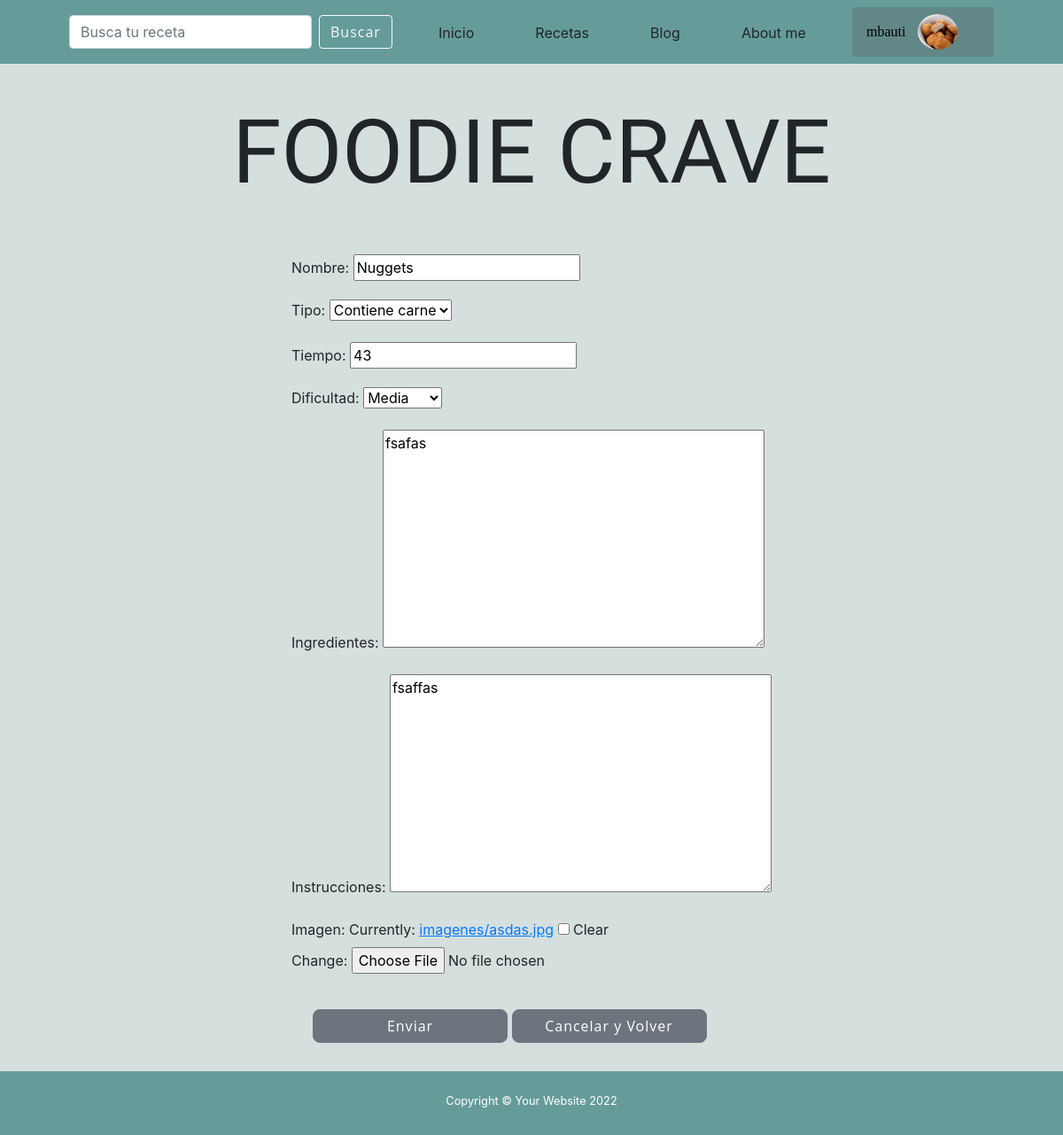
Page /recetas/editar/15/ (signed in) on the earlier database version.
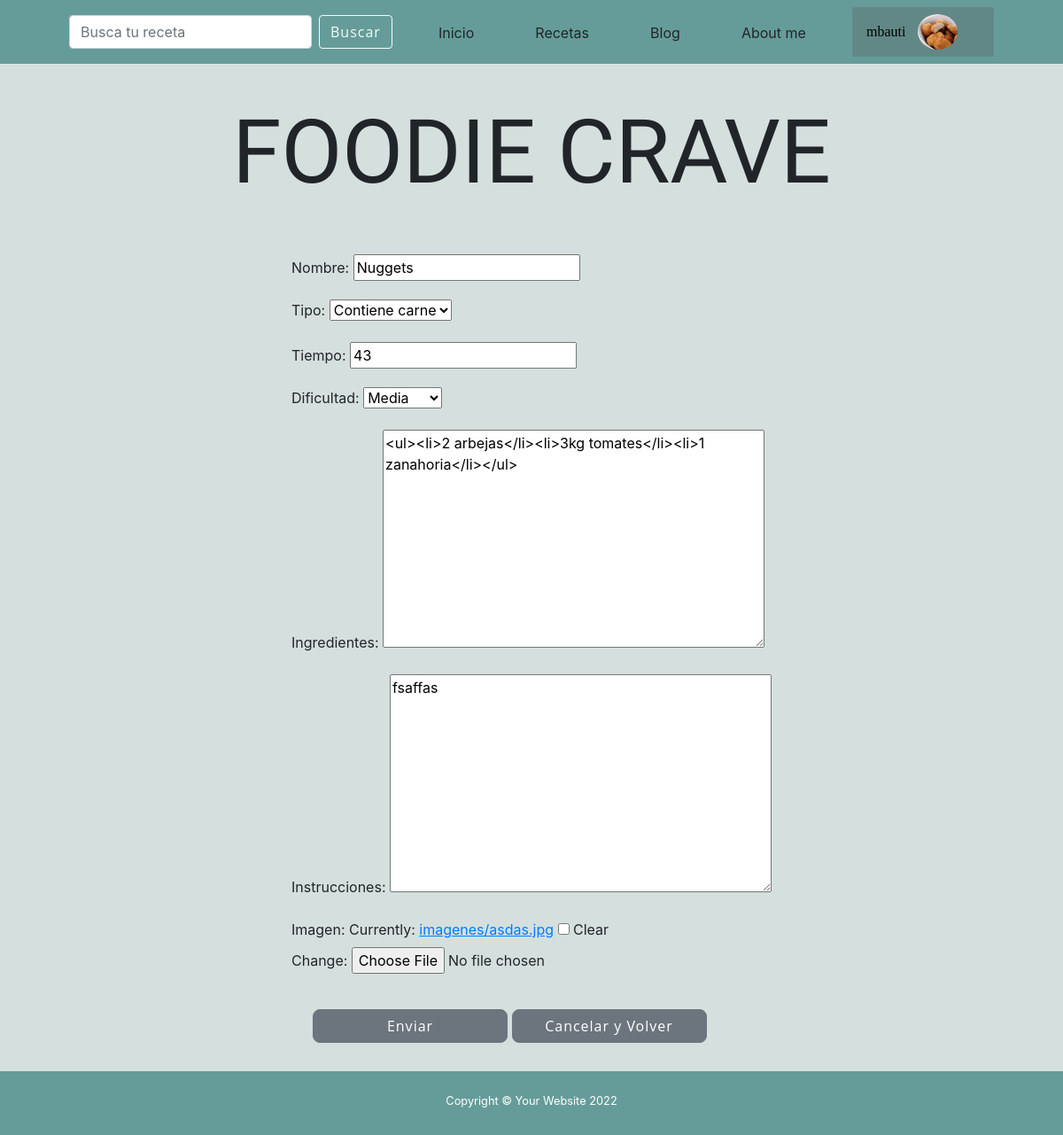
Same page on the later database version.
### AppCoder/models.py (models this page shows, shortened)
class Recetas(models.Model):
    TIPO_OPCIONES = [
        (1, "Vegetariano"),
        (2, "Vegano"),
        (3, "Contiene carne"),
        (4, "Free Gluten")
    ]
    DIFICULTAD_OPCIONES= [
        (1,"Facil"),
        (2,"Media"),
        (3,"Dificil")
    ]
    nombre = models.CharField(max_length=40);
    tipo = models.IntegerField(null=False,blank=False,choices= TIPO_OPCIONES)
    tiempo =  models.IntegerField()
    dificultad = models.IntegerField(null=False,blank=False, choices= DIFICULTAD_OPCIONES)
    ingredientes = RichTextField()
    instrucciones = RichTextField()
    fecha = models.DateTimeField(auto_now_add=True)
    imagen = models.ImageField(null=True,blank=True, upload_to= "imagenes/")

### AppCoder/views.py (the view, shortened to what this page needs)
# urls.py: path('editar/<int:pk>/', RecetasUpdate.as_view(), name='RecetasUpdate'),
@method_decorator(login_required, name='dispatch')
class RecetasUpdate(UpdateView):
    model = Recetas
    succes_url = reverse_lazy('Recetas')
    fields = ['nombre', 'tipo','tiempo','dificultad','ingredientes','instrucciones','imagen']
    def get_context_data(self, **kwargs):
        context = super().get_context_data(**kwargs)
        context['avatar'] = obtener_avatar(self.request)
        return context

### AppRegistro/views.py (called while the page is built)
def obtener_avatar(request):
    lista = Avatar.objects.filter(usuario=request.user)
    if len(lista) != 0:
        avatar = lista[0].imagen.url
    else:
        avatar = '/media/avatar/AvatarDefault.png'
    return avatar

### AppCoder/templates/AppCoder/recetas_form.html (shortened to what this page needs)
{% extends 'AppCoder/padre.html' %}
{% load static %}
{% block contenidoQueCambia %}
<div style="display: flex; flex-direction: column; align-items: center; text-align: left;">
    <form method="POST" enctype="multipart/form-data">{% csrf_token %}
        {{form.as_p}}
        <div style="padding: 24px;">
            <input class="btn btn-secondary" style="border-radius: 8px; width: 220px;" type="submit" value="Enviar">
            <a class="btn btn-secondary" style="border-radius: 8px; width: 220px;" href="{% url 'Recetas' %}">Cancelar y Volver</a>
        </div>
    </form>
</div>
{% endblock %}

Differences in the rows shown:
changed Recetas "Nuggets": ingredientes "fsafas" → "<ul><li>2 arbejas</li><li>3kg tomates</li><li>1 zanahoria</li></ul>"
